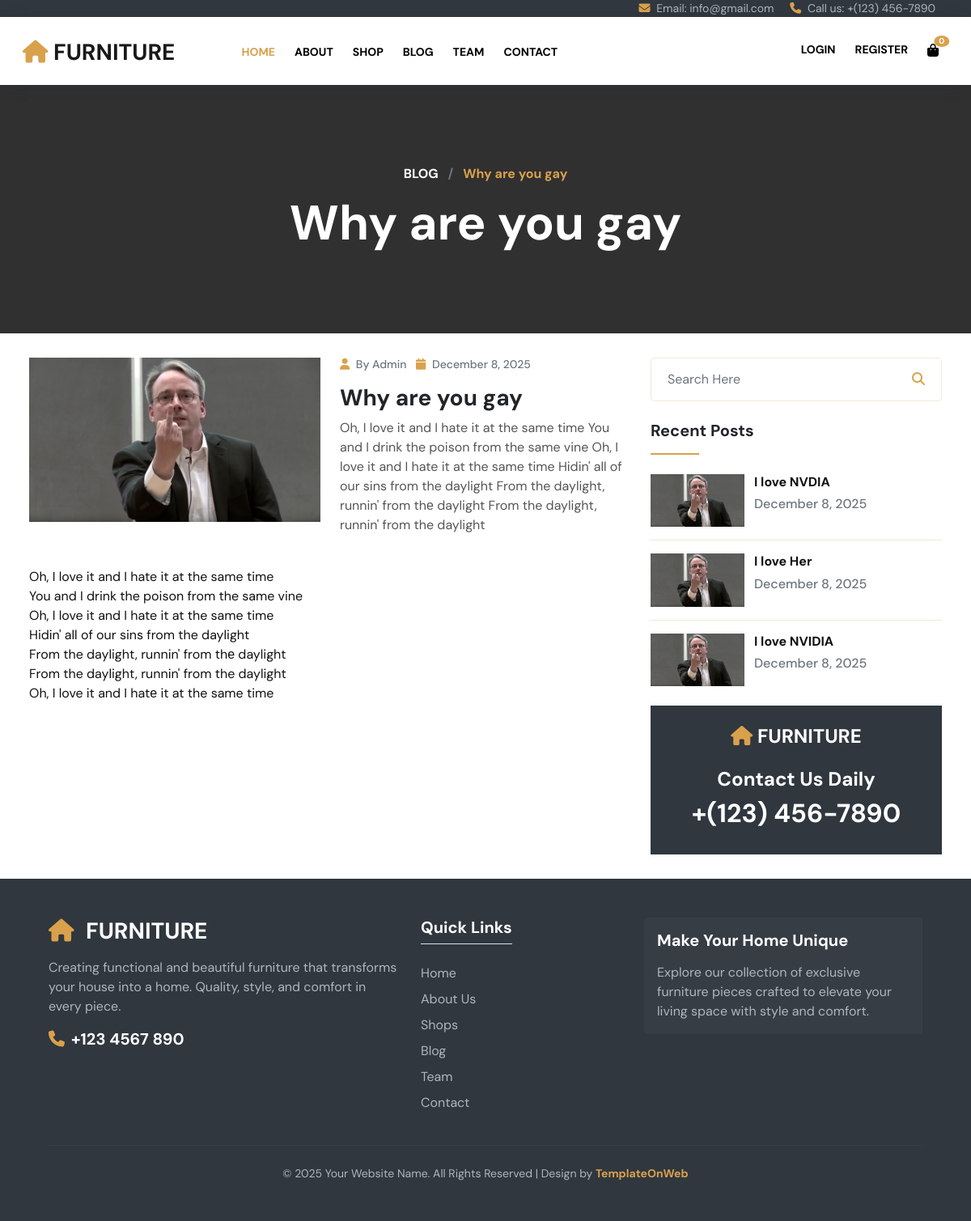
Before: /blog/2/ with the older database file.
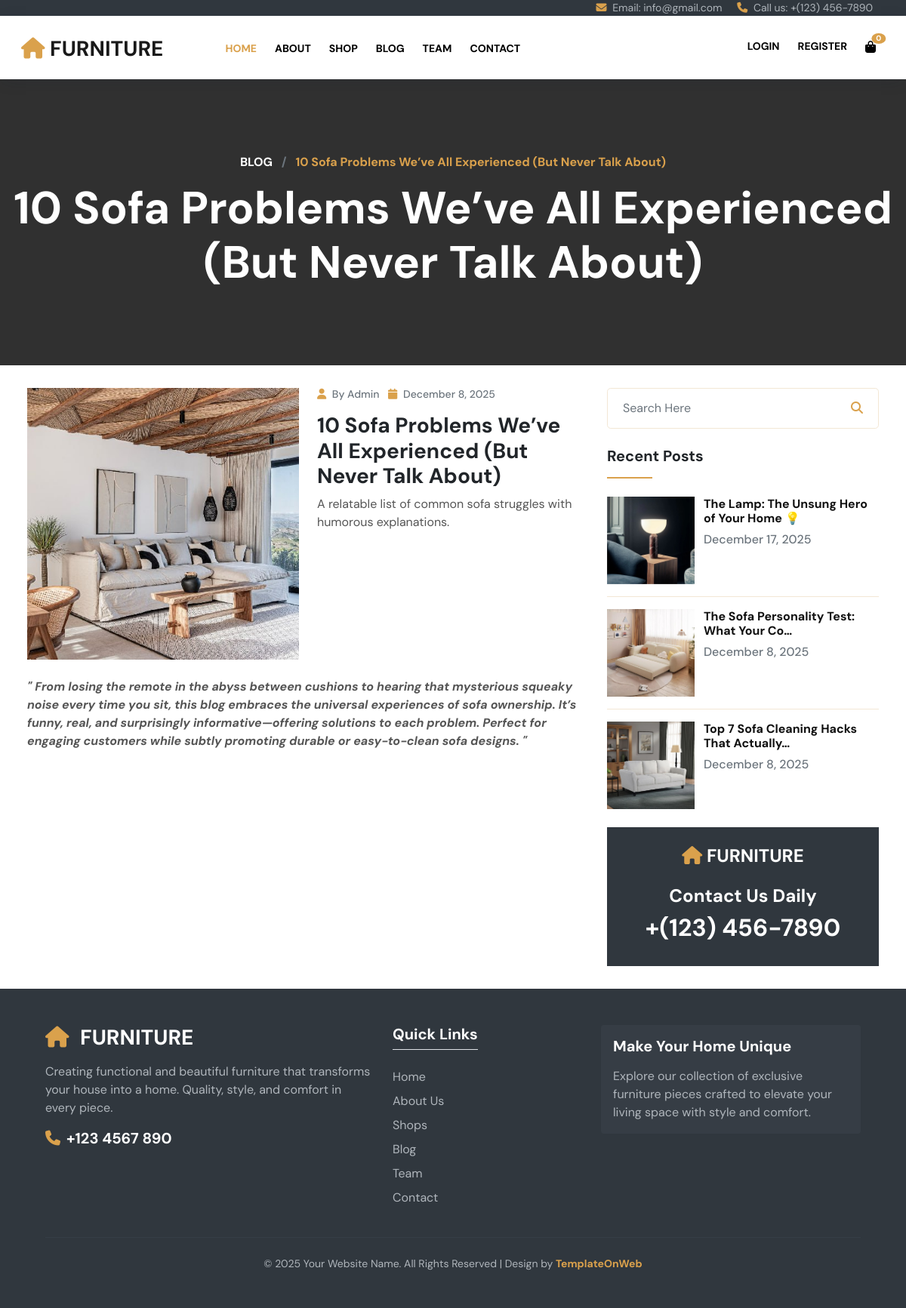
After: the same page with the newer database file.
### accounts/models.py (models this page shows, shortened)
class BlogPost(models.Model):
    title = models.CharField(max_length=255)
    slug = models.SlugField(unique=True, help_text="A unique, URL-friendly version of the title.")
    category = models.ForeignKey(BlogCategory, on_delete=models.SET_NULL, null=True, blank=True)
    tags = models.ManyToManyField(BlogTag, blank=True)
    image = models.ImageField(
        upload_to='images/blog/',
        verbose_name="Blog Post Image"
    )
    author = models.CharField(
        max_length=100,
        default="Admin"
    )
    content = RichTextUploadingField(verbose_name="Full Blog Content")
    summary = models.TextField(
        max_length=300,
        help_text="A brief summary for the homepage card."
    )
    comment_count = models.IntegerField(default=0)
    published_date = models.DateTimeField(default=timezone.now)
    class Meta:
        verbose_name = "Blog Post"
        verbose_name_plural = "Blog Posts"
        ordering = ['-published_date']
    def get_absolute_url(self):
        return reverse('blog_detail', kwargs={'id': self.id})

### accounts/views.py (the view)
# urls.py: path('blog/<int:id>/', views.blog_detail, name='blog_detail'),
def blog_detail(request, id):
    post = get_object_or_404(BlogPost, id=id)
    recent_posts = BlogPost.objects.exclude(id=post.id).order_by('-published_date')[:3]
    related_posts = BlogPost.objects.filter(
        category=post.category
    ).exclude(
        id=post.id
    ).order_by('-published_date')[:2]
    categories = BlogCategory.objects.annotate(
        post_count=Count('blogpost')
    ).filter(post_count__gt=0)
    tags = BlogTag.objects.all()
    context = {
        'post': post,
        'recent_posts': recent_posts,     # <<< IMPORTANT
        'related_posts': related_posts,
        'categories': categories,
        'tags': tags,
    }
    return render(request, 'furniture/blog_detail.html', context)

### accounts/context_processors.py (called while the page is built)
def cart_context(request):
    cart = request.session.get('cart', {})
    total_items = sum(item['qty'] for item in cart.values())
    total_price = sum(item['qty'] * item['price'] for item in cart.values())
    return {
        'navbar_cart': cart,
        'navbar_cart_count': total_items,
        'navbar_cart_total': total_price,
    }

### accounts/templates/furniture/blog_detail.html (shortened to what this page needs)
{% load static %}
<!DOCTYPE html>
<html lang="en">
{% include 'furniture/Head.html' %}
<body>
{% include 'furniture/SecTop.html' %}
{% include 'furniture/Header.html' %}
<section id="center" class="center_blog_dt">
 <div class="promo_m center_om">
  <div class="container-fluid">
    <div class="row text-center">
     <div class="col-md-12">
       <h6 class="col_yell fw-bold">
           <a class="text-white" href="{% url 'blog' %}">BLOG</a>
           <span class="mx-2 text-muted">/</span>
           {{ post.title }}
       </h6>
       <h1 class="mb-0 font_60 text-white mt-3">{{ post.title }}</h1>
     </div>
    </div>
  </div>
 </div>
</section>
<section id="blog_pg" class="p_3 px-4">
<div class="container-fluid">
 <div class="row">
  <div class="col-md-8">
    <div class="blog_pg1l">
      <div class="row blog_pg1li">
        <div class="col-md-6">
          <div class="blog_pg1lil">
            <figure class="effect-jazz mb-0">
              <img src="{{ post.image.url }}" class="w-100" alt="{{ post.title }}">
            </figure>
          </div>
        </div>
        <div class="col-md-6">
          <div class="blog_pg1lir">
            <h6 class="font_14 text-muted">
              <i class="fa fa-user col_yell me-1"></i> By {{ post.author }}
              <i class="fa fa-calendar col_yell me-1 ms-2"></i> {{ post.published_date|date:"F j, Y" }}
            </h6>
            <h3 class="mt-3">{{ post.title }}</h3>
            <p>{{ post.summary }}</p>
          </div>
        </div>
      </div>
      <div class="mt-4">
        <p>{{ post.content|safe }}</p>
      </div>
    </div>
  </div>
  <div class="col-md-4">
    <div class="blog_pg1r">
      <form method="GET" action="{% url 'blog' %}">
  <div class="input-group border_1 p-2 rounded-3">
    <input type="text" name="q" class="form-control border-0"
           placeholder="Search Here" value="{{ query }}">
    <button class="btn bg-transparent border-0 col_yell" type="submit">
      <i class="fa fa-search"></i>
    </button>
  </div>
</form>
      <div class="blog_pg1r1 mt-4">
        <h5>Recent Posts</h5>
        <hr class="line mb-4">
        {% for p in recent_posts %}
        <div class="row blog_pg1r1i">
          <div class="col-4 pe-0">
            <figure class="effect-jazz mb-0">
              <a href="{{ p.get_absolute_url }}">
                <img src="{{ p.image.url }}" class="w-100" alt="{{ p.title }}">
              </a>
            </figure>
          </div>
          <div class="col-8">
            <h6 class="fw-bold">
              <a href="{{ p.get_absolute_url }}">{{ p.title|truncatechars:40 }}</a>
            </h6>
            <h6 class="text-muted mb-0">{{ p.published_date|date:"F j, Y" }}</h6>
          </div>
        </div>
        {% if not forloop.last %}<hr>{% endif %}
        {% endfor %}
      </div>
      <div class="blog_pg1r1 mt-4 bg_dark text-center p-4">
        <h4 class="text-white text-uppercase"><i class="fa fa-home col_yell"></i> Furniture</h4>
        <h4 class="mt-4 text-white">Contact Us Daily</h4>
        <h2 class="text-white">+(123) 456-7890</h2>
      </div>
    </div>
  </div>
 </div>
</div>
</section>
{% include 'furniture/Footer.html' %}
</body>
</html>

Changed rows visible on the page:
no longer on this page (row edited): BlogPost: image (picture), title "I love NVIDIA", published_date "December 8, 2025"
changed BlogPost "Admin": title "Why are you gay" → "10 Sofa Problems We’ve All Experienced (But Never Talk About)"; image: a different picture; summary "Oh, I love it and I hate it at the same time You and I drink the poison from the same vine Oh, I love it and I hate it at the same time Hidin' all of our sins from the daylight From the daylight, runnin' from thе daylight From the daylight, runnin' from the daylight" → "A relatable list of common sofa struggles with humorous explanations."; content "Oh, I love it and I hate it at the same time You and I drink the poison from the same vine Oh, I love it and I hate it at the same time Hidin' all of our sins from the daylight From the daylight, runnin' from thе daylight From the daylight, runnin' from the daylight Oh, I love it and I hatе it at the same time" → "\" From losing the remote in the abyss between cushions to hearing that mysterious squeaky noise every time you sit, this blog embraces the universal experiences of sofa ownership. It’s funny, real, and surprisingly informative—offering solutions to each problem. Perfect for engaging customers while subtly promoting durable or easy-to-clean sofa designs. \""
added BlogPost: image (picture), title "The Lamp: The Unsung Hero of Your Home 💡", published_date "December 17, 2025"
changed BlogPost: image: a different picture; title "I love NVDIA" → "The Sofa Personality Test: What Your Co…"
changed BlogPost: image: a different picture; title "I love Her" → "Top 7 Sofa Cleaning Hacks That Actually…"
